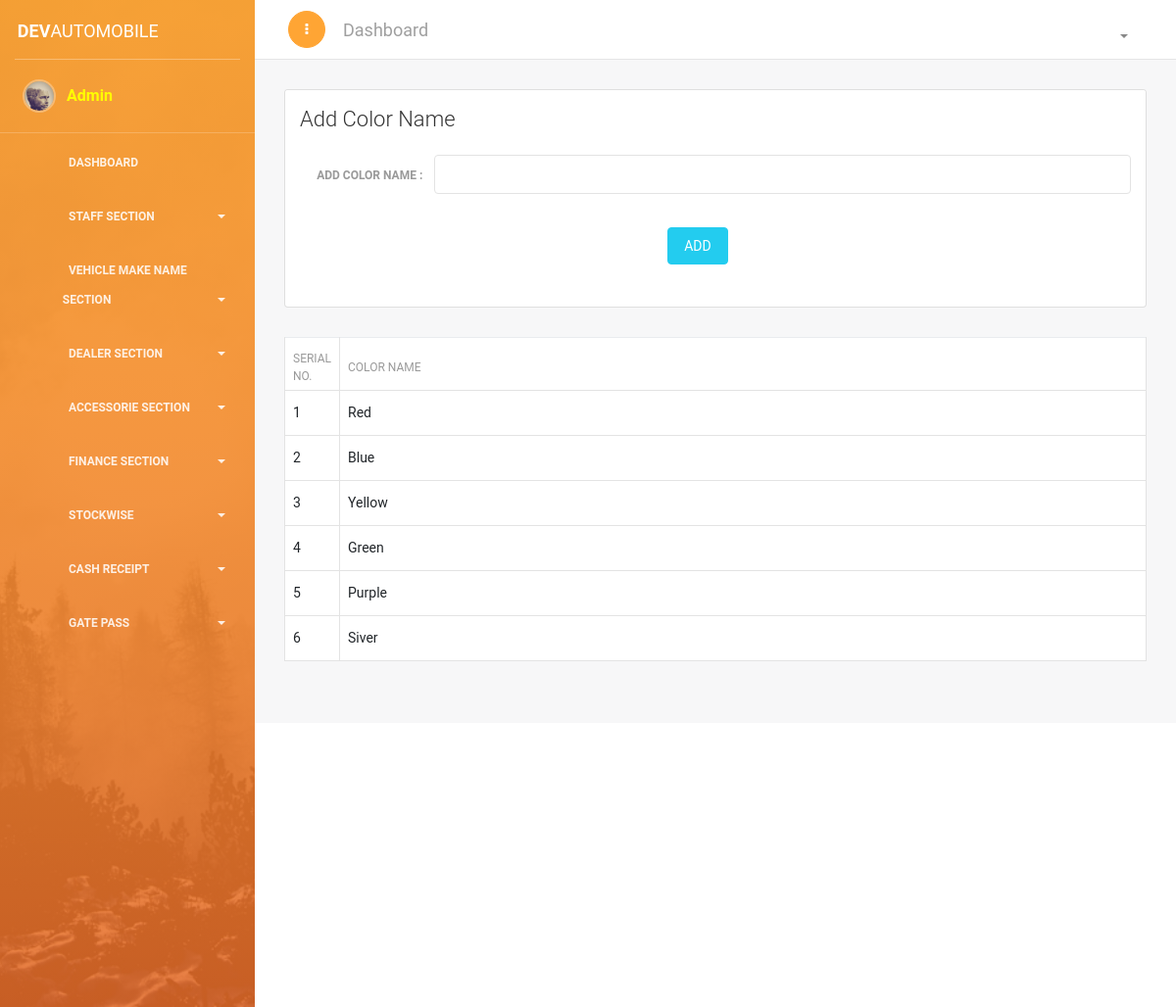
/addModelColor.php (signed in), run on an earlier commit of the app's database.
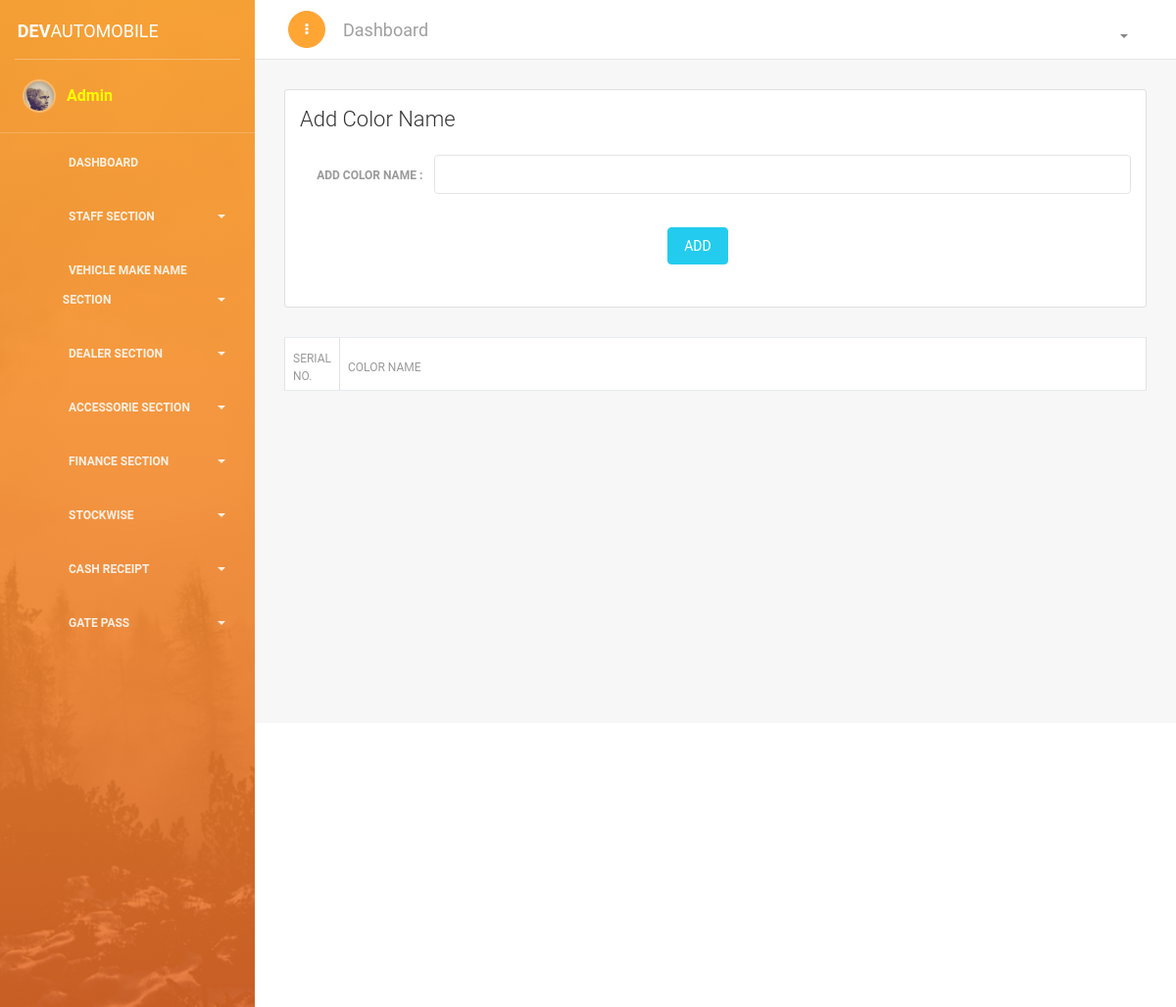
And on a later commit of the database.
### tables this page shows
CREATE TABLE `modelcolor` (
  `id` int(11) NOT NULL,
  `name` varchar(80) NOT NULL
);

### addModelColor.php (the view, shortened to what this page needs)
<?php
if(!isset($_SESSION['name'])){
echo "<script> window.open('login.php', '_self')</script>";
}else{
require_once('header/header.php');
require_once('header/conn.php');
?>
<link href="https://cdn.datatables.net/1.10.18/css/dataTables.bootstrap4.min.css" rel="stylesheet">
<div class="content">
<div class="container-fluid">
<div class="row">
<div class="col-md-12">
<div class="card ">
<div class="card-header ">
<h4 class="card-title">Add Color Name </h4>
</div>
<div class="card-body ">
<form method="POST" action="#" class="form-horizontal">
<div class="row">
<label class="col-sm-2 control-label"><b> Add Color Name : </b></label>
<div class="col-sm-10">
<div class="form-group has-success">
<input type="text" name="name" class="form-control" required>
</div>
</div>
</div>
<div class="row">
<div class="col-sm-2">
</div>
<div class="col-sm-10">
<div class="row">
<div class="col-md-4">
</div>
<div class="col-md-4">
<div class="form-group">
<button type="submit" name="add" class="btn btn-fill btn-info">ADD</button>
</div>
</div>
<div class="col-md-4">
</div>
</div>
</div>
</div>
</form>
</div>
</div>
</div>
<div class="container">
<table class="table table-bordered" id="dataTable" width="100%" cellspacing="0" style="background-color: white; ">
<thead>
<tr>
<th width="5%"> Serial No.</th>
<th> Color Name</th>
</tr>
</thead>
<tbody>
<?php
$s = "SELECT `name` FROM `modelcolor`" ;
$se = mysqli_query($conn , $s);
$i=0;
while ($sel = mysqli_fetch_array($se)) {
	$i++;
?>
<tr>
<td><?php echo $i; ?></td>
<td><?php echo $sel['name']?></td>
</tr>
<?php } ?>
</tbody>
</table>
</div>
</div>
</div>
</div>
<?php
require_once('header/footer.php');
 } ?>

What changed in the data, as far as the page shows it:
removed modelcolor: name "Red"
removed modelcolor: name "Blue"
removed modelcolor: name "Yellow"
removed modelcolor: name "Green"
removed modelcolor: name "Purple"
removed modelcolor: name "Siver"
